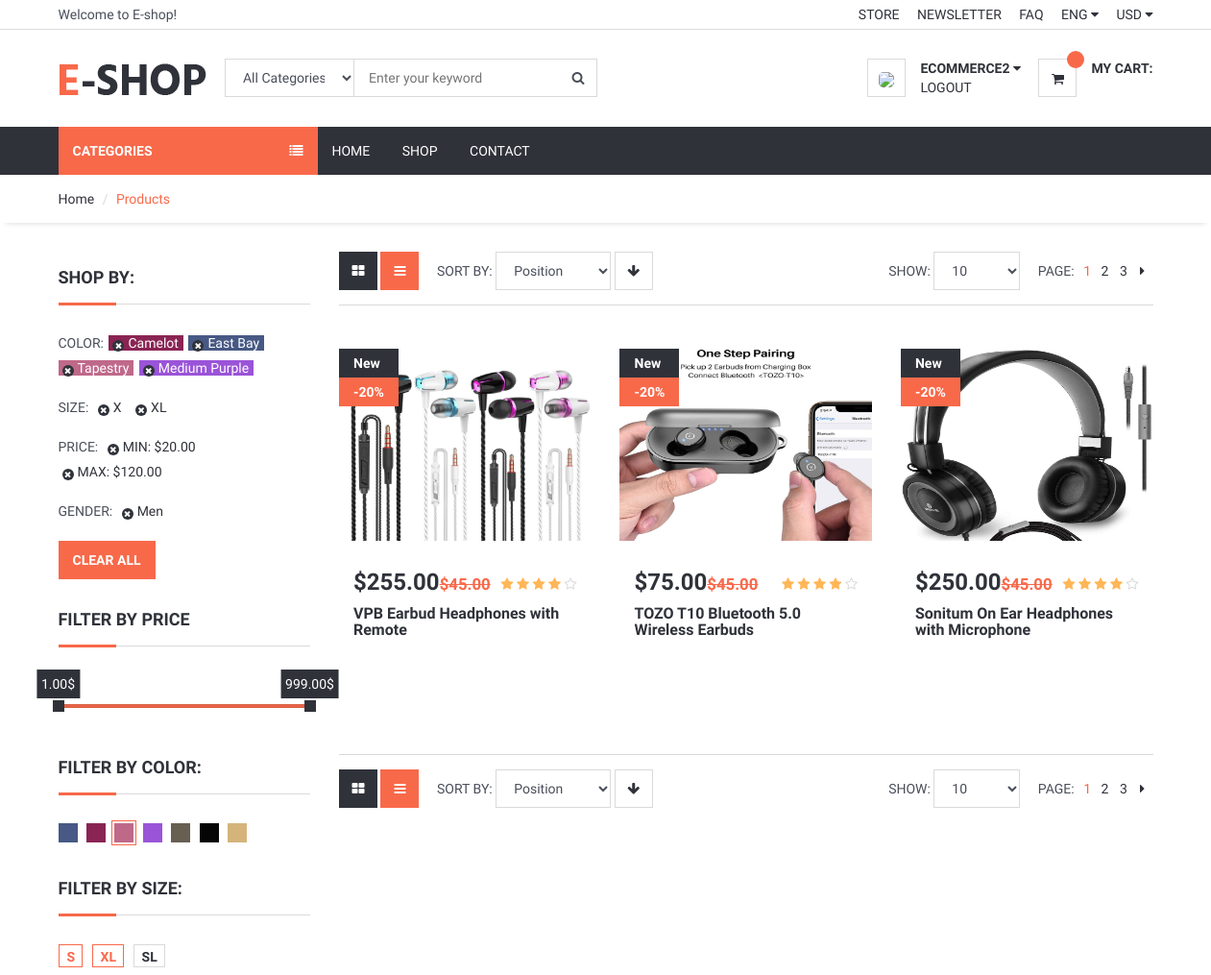
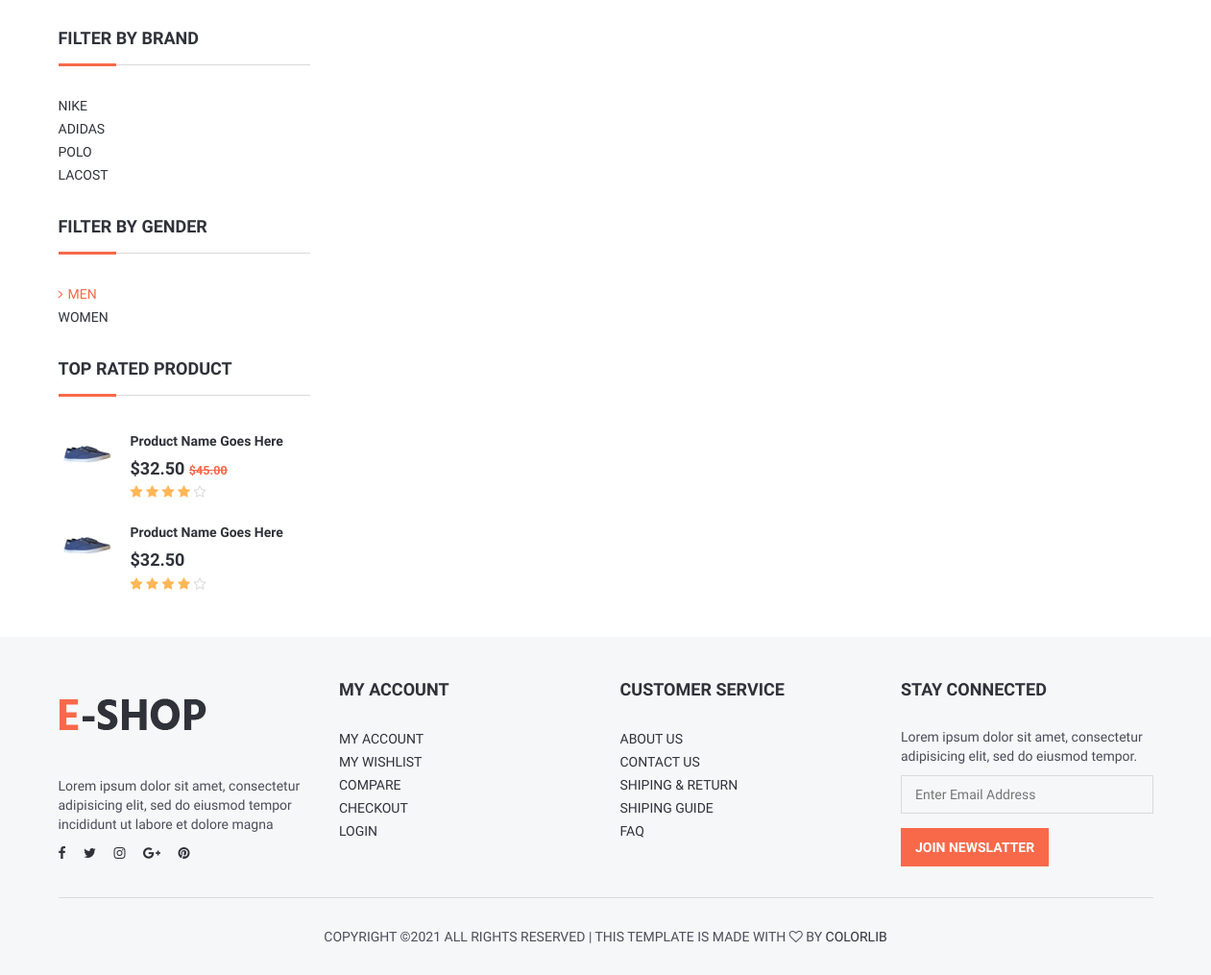
Page /category/12/cell-phone-bluetooth-headsets (signed in) on the committed database (2 pictures, top to bottom).
### product/models.py (models this page shows, shortened)
class Product(models.Model):
    STATUS = (
        ('True', 'True'),
        ('False', 'False'),
    )
    category = models.ForeignKey(Category, on_delete=models.CASCADE) #many to one relation with Category
    title = models.CharField(max_length=150)
    keywords = models.CharField(max_length=255)
    description = models.TextField()
    image=models.ImageField(upload_to='images/',null=False)
    price = models.DecimalField(max_digits=12, decimal_places=2,default=0)
    discountPrice=models.DecimalField(max_digits=12, decimal_places=2,default=0)
    isNew=models.BooleanField(default=True)
    isBestSeller=models.BooleanField(default=False)
    amount=models.IntegerField(default=0)
    minamount=models.IntegerField(default=3)
    detail=RichTextUploadingField()
    slug = models.SlugField(null=False, unique=True)
    status=models.CharField(max_length=10,choices=STATUS)
    create_at=models.DateTimeField(auto_now_add=True)
    update_at=models.DateTimeField(auto_now=True)

### home/views.py (the view)
# urls.py: path('category/<int:id>/<slug:slug>', views.category_products, name='category_products'),
@login_required(login_url='accounts:login')
def category_products(request,id,slug):
   category = Category.objects.get(pk=id)
   products = Product.objects.filter(category_id=id)
   context={"products":products
                }
   return render(request,'home/category_products.html',context)

### home/templates/home/category_products.html (shortened to what this page needs)
{% extends 'home/base.html' %}
{% block navbar %} {% include 'home/navbar.html' %} {% endblock %}
{% load static %}
{% block content %}
	<div id="breadcrumb">
		<div class="container">
			<ul class="breadcrumb">
				<li><a href="#">Home</a></li>
				<li class="active">Products</li>
			</ul>
		</div>
	</div>
	<div class="section">
		<div class="container">
			<div class="row">
				<div id="aside" class="col-md-3">
					<div class="aside">
						<h3 class="aside-title">Shop by:</h3>
						<ul class="filter-list">
							<li><span class="text-uppercase">color:</span></li>
							<li><a href="#" style="color:#FFF; background-color:#8A2454;">Camelot</a></li>
							<li><a href="#" style="color:#FFF; background-color:#475984;">East Bay</a></li>
							<li><a href="#" style="color:#FFF; background-color:#BF6989;">Tapestry</a></li>
							<li><a href="#" style="color:#FFF; background-color:#9A54D8;">Medium Purple</a></li>
						</ul>
						<ul class="filter-list">
							<li><span class="text-uppercase">Size:</span></li>
							<li><a href="#">X</a></li>
							<li><a href="#">XL</a></li>
						</ul>
						<ul class="filter-list">
							<li><span class="text-uppercase">Price:</span></li>
							<li><a href="#">MIN: $20.00</a></li>
							<li><a href="#">MAX: $120.00</a></li>
						</ul>
						<ul class="filter-list">
							<li><span class="text-uppercase">Gender:</span></li>
							<li><a href="#">Men</a></li>
						</ul>
						<button class="primary-btn">Clear All</button>
					</div>
					<div class="aside">
						<h3 class="aside-title">Filter by Price</h3>
						<div id="price-slider"></div>
					</div>
					<div class="aside">
						<h3 class="aside-title">Filter By Color:</h3>
						<ul class="color-option">
							<li><a href="#" style="background-color:#475984;"></a></li>
							<li><a href="#" style="background-color:#8A2454;"></a></li>
							<li class="active"><a href="#" style="background-color:#BF6989;"></a></li>
							<li><a href="#" style="background-color:#9A54D8;"></a></li>
							<li><a href="#" style="background-color:#675F52;"></a></li>
							<li><a href="#" style="background-color:#050505;"></a></li>
							<li><a href="#" style="background-color:#D5B47B;"></a></li>
						</ul>
					</div>
					<div class="aside">
						<h3 class="aside-title">Filter By Size:</h3>
						<ul class="size-option">
							<li class="active"><a href="#">S</a></li>
							<li class="active"><a href="#">XL</a></li>
							<li><a href="#">SL</a></li>
						</ul>
					</div>
					<div class="aside">
						<h3 class="aside-title">Filter by Brand</h3>
						<ul class="list-links">
							<li><a href="#">Nike</a></li>
							<li><a href="#">Adidas</a></li>
							<li><a href="#">Polo</a></li>
							<li><a href="#">Lacost</a></li>
						</ul>
					</div>
					<div class="aside">
						<h3 class="aside-title">Filter by Gender</h3>
						<ul class="list-links">
							<li class="active"><a href="#">Men</a></li>
							<li><a href="#">Women</a></li>
						</ul>
					</div>
					<div class="aside">
						<h3 class="aside-title">Top Rated Product</h3>
						<div class="product product-widget">
							<div class="product-thumb">
								<img src="{% static 'img/thumb-product01.jpg' %}" alt="">
							</div>
							<div class="product-body">
								<h2 class="product-name"><a href="#">Product Name Goes Here</a></h2>
								<h3 class="product-price">$32.50 <del class="product-old-price">$45.00</del></h3>
								<div class="product-rating">
									<i class="fa fa-star"></i>
									<i class="fa fa-star"></i>
									<i class="fa fa-star"></i>
									<i class="fa fa-star"></i>
									<i class="fa fa-star-o empty"></i>
								</div>
							</div>
						</div>
						<div class="product product-widget">
							<div class="product-thumb">
								<img src="{% static 'img/thumb-product01.jpg' %}" alt="">
							</div>
							<div class="product-body">
								<h2 class="product-name"><a href="#">Product Name Goes Here</a></h2>
								<h3 class="product-price">$32.50</h3>
								<div class="product-rating">
									<i class="fa fa-star"></i>
									<i class="fa fa-star"></i>
									<i class="fa fa-star"></i>
									<i class="fa fa-star"></i>
									<i class="fa fa-star-o empty"></i>
								</div>
							</div>
						</div>
					</div>
				</div>
				<div id="main" class="col-md-9">
					<div class="store-filter clearfix">
						<div class="pull-left">
							<div class="row-filter">
								<a href="#"><i class="fa fa-th-large"></i></a>
								<a href="#" class="active"><i class="fa fa-bars"></i></a>
							</div>
							<div class="sort-filter">
								<span class="text-uppercase">Sort By:</span>
								<select class="input">
										<option value="0">Position</option>
									</select>
								<a href="#" class="main-btn icon-btn"><i class="fa fa-arrow-down"></i></a>
							</div>
						</div>
						<div class="pull-right">
							<div class="page-filter">
								<span class="text-uppercase">Show:</span>
								<select class="input">
										<option value="0">10</option>
									</select>
							</div>
							<ul class="store-pages">
								<li><span class="text-uppercase">Page:</span></li>
								<li class="active">1</li>
								<li><a href="#">2</a></li>
								<li><a href="#">3</a></li>
								<li><a href="#"><i class="fa fa-caret-right"></i></a></li>
							</ul>
						</div>
					</div>
					<div id="store">
						<div class="row">
							{% for item in products %}
							<div class="col-md-4 col-sm-6 col-xs-6">
								<div class="product product-single">
									<div class="product-thumb">
										<div class="product-label">
											<span>New</span>
											<span class="sale">-20%</span>
										</div>
										<img src="{{item.image.url}}" alt="" style="height: 200px">
									</div>
									<div class="product-body">
										<h3 class="product-price">${{item.price}}<del class="product-old-price">$45.00</del></h3>
										<div class="product-rating">
											<i class="fa fa-star"></i>
											<i class="fa fa-star"></i>
											<i class="fa fa-star"></i>
											<i class="fa fa-star"></i>
											<i class="fa fa-star-o empty"></i>
										</div>
										<h2 class="product-name"><a href="#">{{item.title}}</a></h2>
									</div>
								</div>
							</div>
							{% endfor %}
						</div>
					</div>
					<div class="store-filter clearfix">
						<div class="pull-left">
							<div class="row-filter">
								<a href="#"><i class="fa fa-th-large"></i></a>
								<a href="#" class="active"><i class="fa fa-bars"></i></a>
							</div>
							<div class="sort-filter">
								<span class="text-uppercase">Sort By:</span>
								<select class="input">
										<option value="0">Position</option>
									</select>
								<a href="#" class="main-btn icon-btn"><i class="fa fa-arrow-down"></i></a>
							</div>
						</div>
						<div class="pull-right">
							<div class="page-filter">
								<span class="text-uppercase">Show:</span>
								<select class="input">
										<option value="0">10</option>
									</select>
							</div>
							<ul class="store-pages">
								<li><span class="text-uppercase">Page:</span></li>
								<li class="active">1</li>
								<li><a href="#">2</a></li>
								<li><a href="#">3</a></li>
								<li><a href="#"><i class="fa fa-caret-right"></i></a></li>
							</ul>
						</div>
					</div>
				</div>
			</div>
		</div>
	</div>
{% endblock %}

### home/templates/home/header.html (shortened to what this page needs)
 {% load static %}
	<header>
		<div id="top-header">
			<div class="container">
				<div class="pull-left">
					<span>Welcome to E-shop!</span>
				</div>
				<div class="pull-right">
					<ul class="header-top-links">
						<li><a href="#">Store</a></li>
						<li><a href="#">Newsletter</a></li>
						<li><a href="#">FAQ</a></li>
						<li class="dropdown default-dropdown">
							<a class="dropdown-toggle" data-toggle="dropdown" aria-expanded="true">ENG <i class="fa fa-caret-down"></i></a>
						</li>
						<li class="dropdown default-dropdown">
							<a class="dropdown-toggle" data-toggle="dropdown" aria-expanded="true">USD <i class="fa fa-caret-down"></i></a>
						</li>
					</ul>
				</div>
			</div>
		</div>
		<div id="header">
			<div class="container">
				<div class="pull-left">
					<div class="header-logo">
						<a class="logo" href="{% url 'home:home' %}">
							<img src="{% static 'img/logo.png' %}" alt="">
						</a>
					</div>
					<div class="header-search">
						<form action="{% url 'home:search' %}" method="GET">
							<input id="query" name="query" class="input search-input" type="text" placeholder="Enter your keyword">
							<select name="catid" class="input search-categories">
								<option value="0">All Categories</option>
							</select>
							<button class="search-btn"><i class="fa fa-search"></i></button>
						</form>
					</div>
				</div>
				<div class="pull-right">
					<ul class="header-btns">
						<li class="header-account dropdown default-dropdown">
							<div class="dropdown-toggle" role="button" data-toggle="dropdown" aria-expanded="true">
							     {% if request.user.is_authenticated %}
							       <div class="header-btns-icon ">
                                    <img src="{{ request.session.userimage }}" style="height: 40px; border-radius: 30%">
                                  </div>
								  {% endif%}
								<strong class="text-uppercase">{{request.user.username}} <i class="fa fa-caret-down"></i></strong>
							</div>
							 {% if request.user.is_authenticated %}
							 <a href="{% url 'accounts:logout' %}" class="text-uppercase">Logout</a>
							 {% else %}
							 <a href="{% url 'accounts:login' %}" class="text-uppercase">Login</a>
							 {% endif %}
						</li>
						<li class="header-cart dropdown default-dropdown">
							<a href="{% url 'cart:shopcart' %}">
								<div class="header-btns-icon">
									<i class="fa fa-shopping-cart"></i>
									<span class="qty">{{cartpro}}</span>
								</div>
								<strong class="text-uppercase">My Cart:</strong>
								<br>
							</a>
						</li>
					</ul>
				</div>
			</div>
		</div>
	</header>

### rows in the picture
Product: image (picture), price "255.00", title "VPB Earbud Headphones with Remote"
Product: image (picture), price "75.00", title "TOZO T10 Bluetooth 5.0 Wireless Earbuds"
Product: image (picture), price "250.00", title "Sonitum On Ear Headphones with Microphone"

### other values in the picture
{{ request.user.username }} "ECOMMERCE2"
